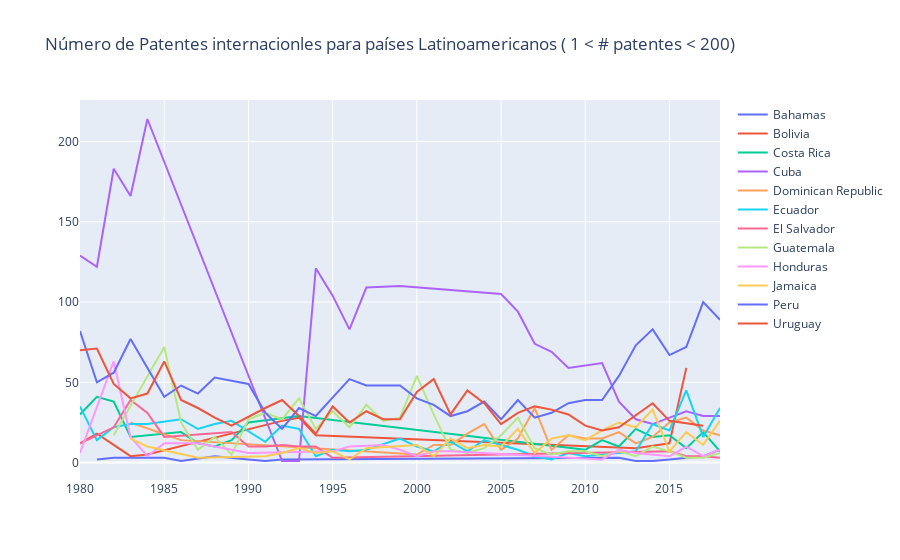

Notebook cell for this chart:
### Code cell
values_low = values[~values['Country'].str.contains('Brazil|Mexico|Argentina|Venezuela|Chile|Colombia|Panama')]
fig = go.Figure()
for region, geo_region in values_low.groupby('Country'):
    fig.add_scatter(x=geo_region.Year, y=geo_region.Patents, name=region, mode='lines', connectgaps=True)

fig.update_layout(title="Número de Patentes internacionles para países Latinoamericanos ( 1 < # patentes < 200)")

iplot(fig)
